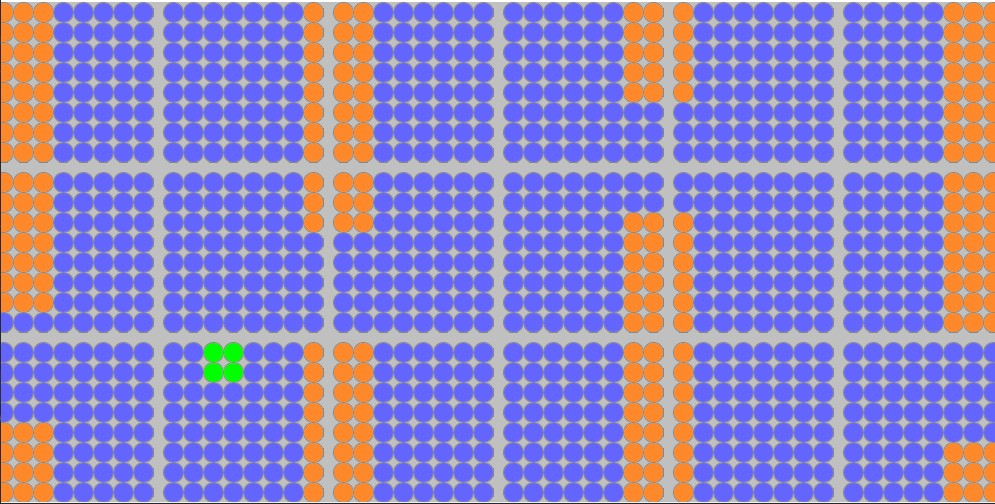
#> input picture python/resaved_image.jpg, 995 x 504 px
$ python ela.py resaved_image.jpg 5
#> lines starting #> are read from the running program, lines starting #| are printed output that depends on the picture
import os, sys
from PIL import Image, ImageChops, ImageEnhance

# converts input image to ela applied image
def convert_to_ela_image(path, quality):

#> called with path = 'resaved_image.jpg', quality = 5
    original_image = Image.open(path).convert("RGB")
#> original_image is the input picture: PIL image 995x504 RGB; mean R, G, B 145.7, 132.6, 199.3

    # resaving input image at the desired quality
    resaved_file_name = "./public/images/resaved_image.jpg"  # predefined filename for resaved image
    original_image.save(resaved_file_name, "JPEG", quality=quality)
    resaved_image = Image.open(resaved_file_name)
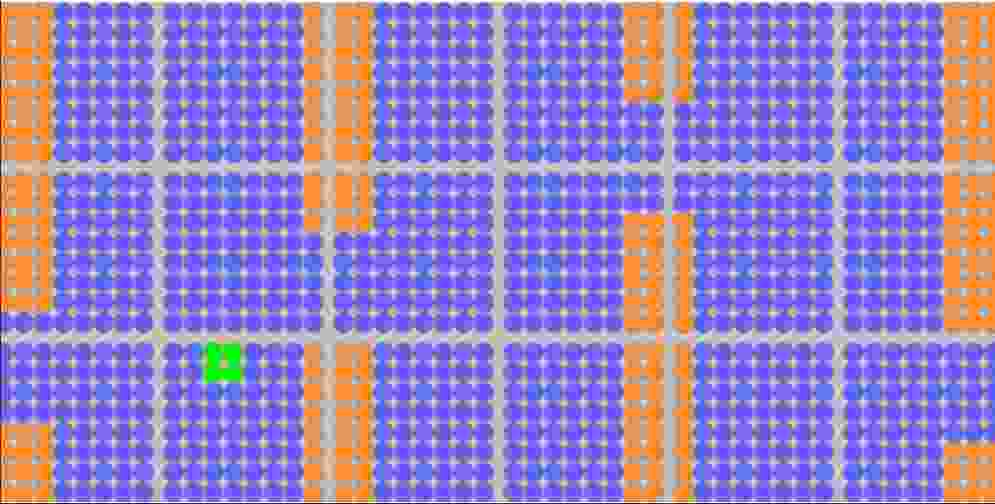
#> resaved_image: PIL image 995x504 RGB; mean R, G, B 152.7, 129.6, 197.1

    # pixel difference between original and resaved image
    ela_image = ImageChops.difference(original_image, resaved_image)
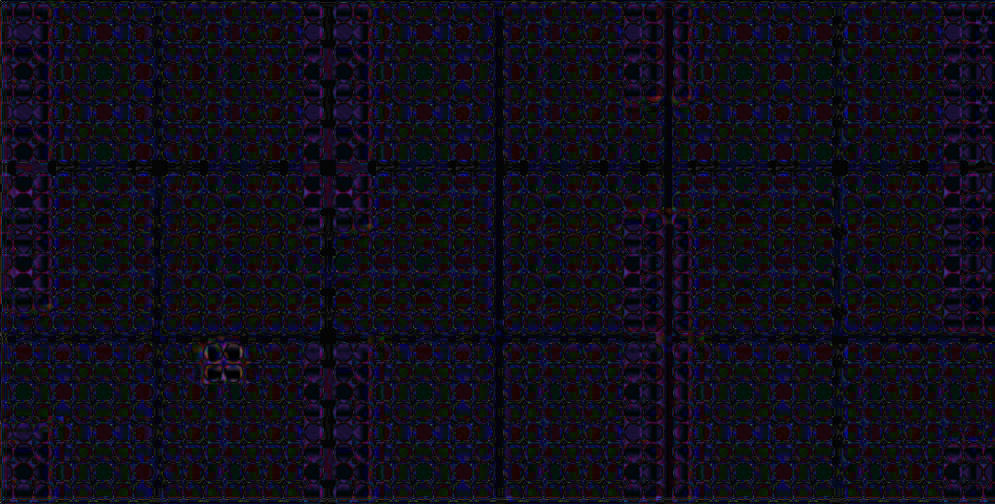
#> ela_image: PIL image 995x504 RGB; mean R, G, B 17, 14.1, 26.2

    # scaling factors are calculated from pixel extremas
    extrema = ela_image.getextrema()
#> extrema = ((0, 155), (0, 109), (0, 166))
    max_difference = max([pix[1] for pix in extrema])
#> max_difference = 166
    if max_difference == 0:
        max_difference = 1
    scale = 350.0 / max_difference
#> scale = 2.11

    # enhancing elaimage to brighten the pixels
    ela_image = ImageEnhance.Brightness(ela_image).enhance(scale)
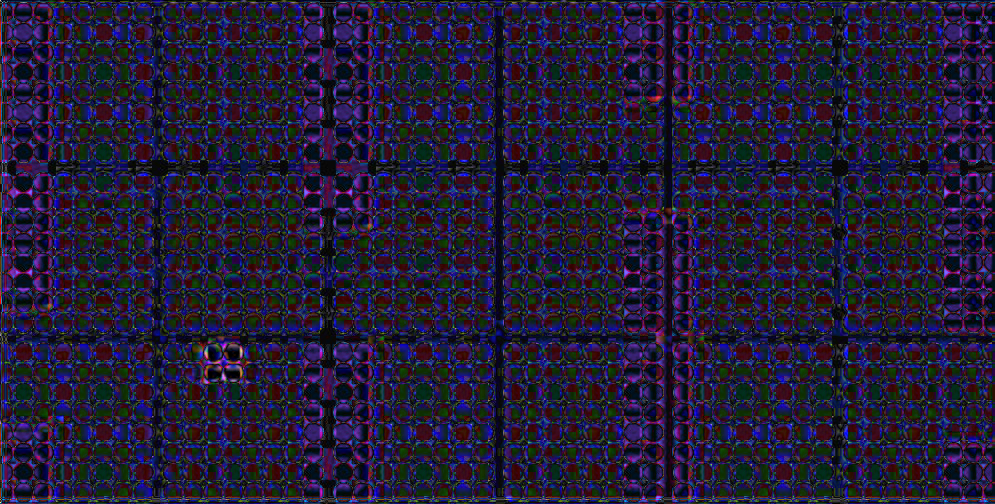
#> ela_image: PIL image 995x504 RGB; mean R, G, B 35.3, 29.3, 54.8

    ela_image.save("./public/images/ela_image.png")
    return ela_image


if __name__ == "__main__":
    file_path = sys.argv[1]
    quality = int(sys.argv[2])
    convert_to_ela_image(file_path, quality).show()
